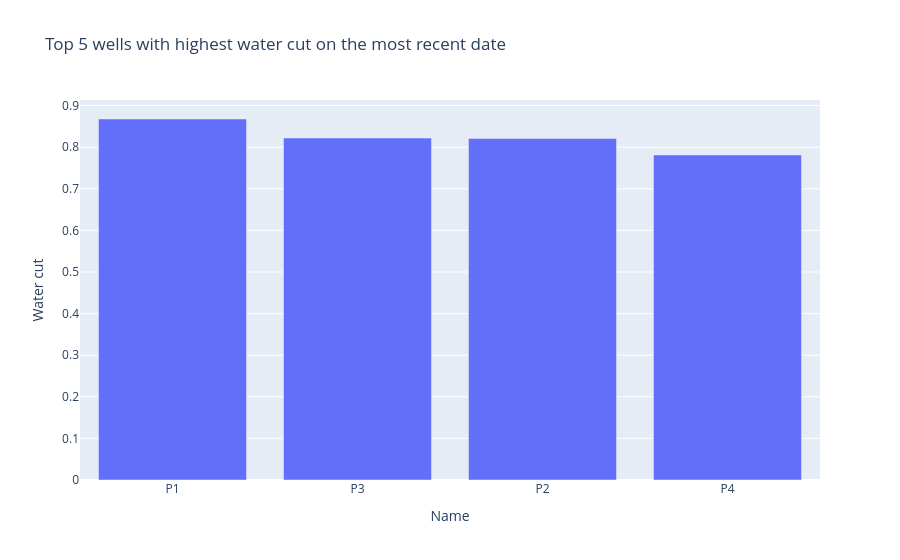

Write notebook code for a chart like this one.
### Code cell
for item in ui_items.items:

    try:
        if item.type == "text":
            print( item.data['text'])
        if item.type == "chart":
            item = item.data['plotly']
            pio.show(item)
    except Exception as e:
        print(e)
        pass

### Figure 1 — Plotly figure (JSON) as saved in the notebook; plotly's stock layout.template omitted (floating-point values rounded to 4 significant figures)
{"data": [{"name": "Water cut", "orientation": "v", "type": "bar", "x": ["P1", "P3", "P2", "P4"], "y": [0.8678, 0.8221, 0.8207, 0.7813]}], "layout": {"barmode": "group", "title": {"text": "Top 5 wells with highest water cut on the most recent date"}, "xaxis": {"title": {"text": "Name"}}, "yaxis": {"title": {"text": "Water cut"}}}}
